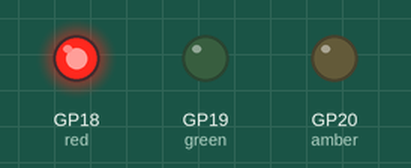
Recording of a program running on a simulated Raspberry Pi Pico running MicroPython. Shown: output pins drawn as LEDs (lit = HIGH). What the program prints to the serial console is not drawn. At 67.5 s the program stops and its outputs stay as they are.

Above: at 0.3 s.
At 2.6 s:
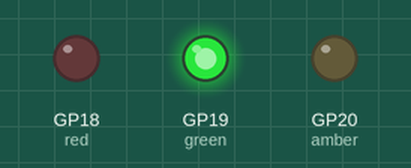
At 4.8 s:
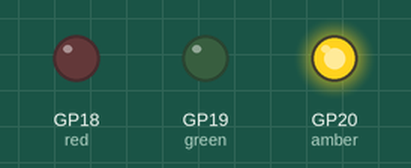
At 6.5 s:
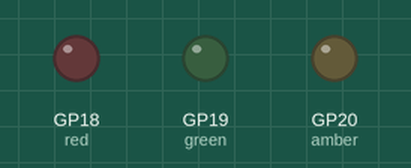
Timing chart, 0 to 8.8 s (numbered marks = the images above):
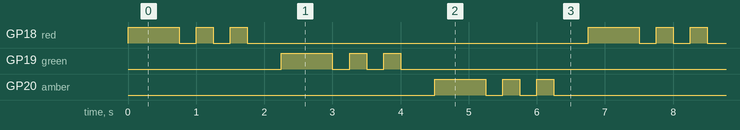

The program:

blinky_lights.py
```python
from machine import Pin
import time

def blink_twice(led):
    led.value(1)
    time.sleep(0.25)
    led.value(0)
    time.sleep(0.25)
    led.value(1)
    time.sleep(0.25)
    led.value(0)
    time.sleep(0.25)
    led.value(1)
    time.sleep(0.25)
    led.value(0)

red = Pin(18, Pin.OUT)
green = Pin(19, Pin.OUT)
amber = Pin(20, Pin.OUT)

counter = 1

while counter < 11:
    print(f"counter is {counter}")

    red.value(1)
    green.value(0)
    amber.value(0)

    time.sleep(0.5)
    blink_twice(red)
    time.sleep(0.5)

    red.value(0)
    green.value(1)
    amber.value(0)

    time.sleep(0.5)
    blink_twice(green)
    time.sleep(0.5)

    red.value(0)
    green.value(0)
    amber.value(1)

    time.sleep(0.5)
    blink_twice(amber)
    time.sleep(0.5)

    red.value(0)
    green.value(0)
    amber.value(0)

    counter += 1
```

Measured:
- by itself, GP18 (red), GP19 (green), GP20 (amber): repeats every 6.8 s: 2 × (LOW 0.25 s, HIGH 0.25 s), LOW 5.0 s, HIGH 0.75 s
- by itself, everything shown: repeats every 6.8 s, in 18 steps
